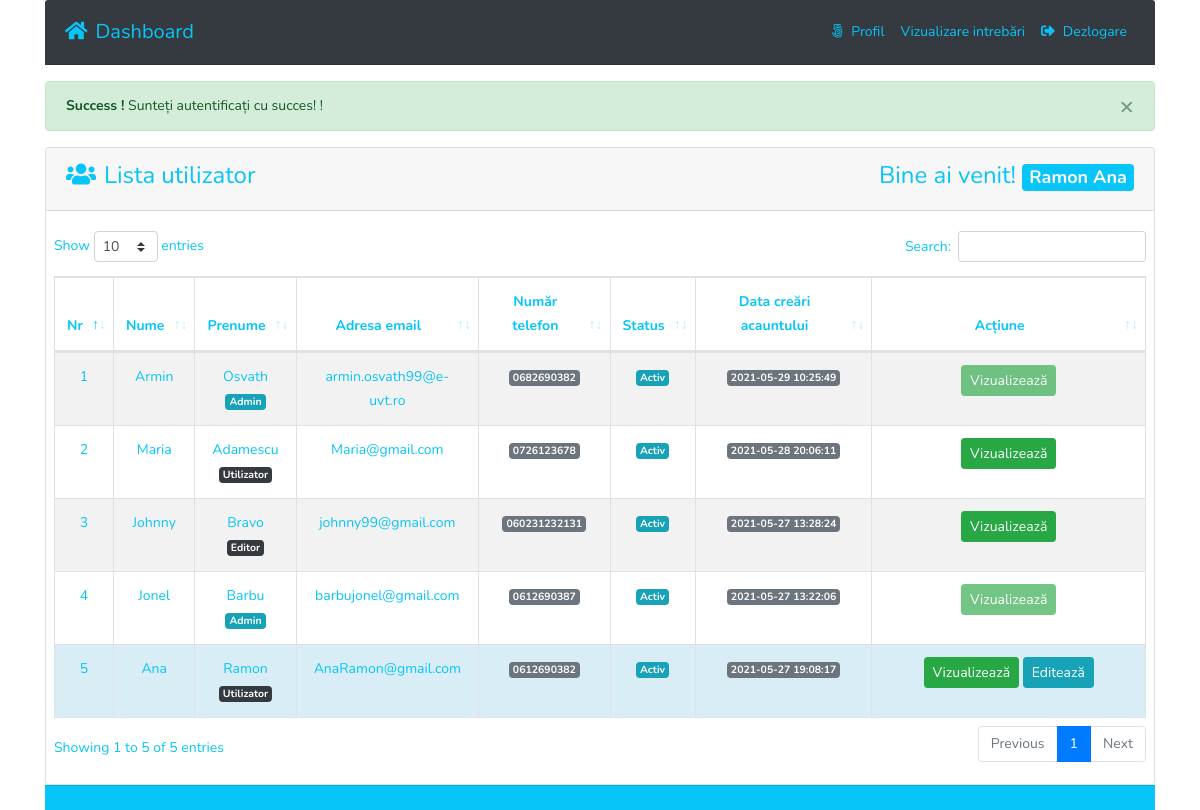
/Html/Admin/index.php (signed in), run on the app's committed database.
### tables this page shows
CREATE TABLE `tbl_users` (
  `id` int(11) NOT NULL,
  `name` varchar(255) DEFAULT NULL,
  `username` varchar(255) DEFAULT NULL,
  `email` varchar(255) DEFAULT NULL,
  `password` varchar(255) DEFAULT NULL,
  `mobile` varchar(25) DEFAULT NULL,
  `roleid` tinyint(4) DEFAULT NULL,
  `isActive` tinyint(4) DEFAULT 0,
  `created_at` timestamp NOT NULL DEFAULT current_timestamp(),
  `updated_at` timestamp NOT NULL DEFAULT current_timestamp()
);

### lib/Session.php (called while the page is built, shortened)
<?php
class Session{
  public static function get($key){
    if (isset($_SESSION[$key])) {
      return $_SESSION[$key];
    }else{
      return false;
    }
  }
}

### lib/Database.php (called while the page is built, shortened)
<?php
class  Database{
  public $pdo;
  public function __construct(){
    if (!isset($this->pdo)) {
      try {
        $link = new PDO('mysql:host='.DB_HOST.'; dbname='.DB_NAME, DB_USER, DB_PASS);
        $link->setAttribute(PDO::ATTR_ERRMODE, PDO::ERRMODE_EXCEPTION);
        $link->exec("SET CHARACTER SET utf8");
        $this->pdo  =  $link;
      } catch (PDOException $e) {
        die("Connection error...".$e->getMessage());
      }
    }
  }
}

### Html/Admin/index.php (the view, shortened to what this page needs)
<?php
include '../inc/header.php';
$logMsg = Session::get('logMsg');
if (isset($logMsg)) {
  echo $logMsg;
}
?>
      <div class="card ">
        <div class="card-header">
          <h3 style="color: #07c5f8"><i class="fas fa-users mr-2"></i>Lista utilizator<span class="float-right">Bine ai venit! <strong>
            <span class="badge badge-lg badge-secondary text-white" style="background-color: #07c5f8" >
<?php
$username = Session::get('username');
$name = Session::get('name');
if (isset($username)){
  echo $username,' ', $name;
}
 ?></span>
          </strong></span></h3>
        </div>
        <div class="card-body pr-2 pl-2">
          <table id="example" class="table table-striped table-bordered" style="width:100%">
                  <thead>
                    <tr>
                      <th  class="text-center">Nr</th>
                      <th  class="text-center">Nume</th>
                      <th  class="text-center">Prenume</th>
                      <th  class="text-center">Adresa email</th>
                      <th  class="text-center">Număr telefon</th>
                      <th  class="text-center">Status</th>
                      <th  class="text-center">Data creări acauntului</th>
                      <th  width='25%' class="text-center">Acțiune</th>
                    </tr>
                  </thead>
                  <tbody>
                    <?php
                      $allUser = $users->selectAllUserData();
                      if ($allUser) {
                        $i = 0;
                        foreach ($allUser as  $value) {
                          $i++;
                     ?>
                      <tr class="text-center"
                      <?php if (Session::get("id") == $value->id) {
                        echo "style='background:#d9edf7' ";
                      } ?>
                      >
                        <td><?php echo $i; ?></td>
                        <td><?php echo $value->name; ?></td>
                        <td><?php echo $value->username; ?> <br>
                          <?php if ($value->roleid  == '1'){
                          echo "<span class='badge badge-lg badge-info text-white'>Admin</span>";
                        } elseif ($value->roleid == '2') {
                          echo "<span class='badge badge-lg badge-dark text-white'>Editor</span>";
                        }elseif ($value->roleid == '3') {
                            echo "<span class='badge badge-lg badge-dark text-white'>Utilizator</span>";
                        } ?></td>
                        <td><?php echo $value->email; ?></td>
                        <td><span class="badge badge-lg badge-secondary text-white"><?php echo $value->mobile; ?></span></td>
                        <td>
                          <?php if ($value->isActive == '0') { ?>
                          <span class="badge badge-lg badge-info text-white">Activ</span>
                        <?php }else{ ?>
                    <span class="badge badge-lg badge-danger text-white">Deactiv</span>
                        <?php } ?>
                        </td>
                        <td><span class="badge badge-lg badge-secondary text-white"><?php echo $users->formatDate($value->created_at);  ?></span></td>
                        <td>
                          <?php if ( Session::get("roleid") == '1') {?>
                            <a class="btn btn-success btn-sm
                            " href="http://localhost/Proiect_pw/Public/profile?id=<?php echo $value->id;?>">Vizualizează</a>
                            <a class="btn btn-info btn-sm " href="http://localhost/Proiect_pw/Public/profile?id=<?php echo $value->id;?>">Editează</a>
                            <a onclick="return confirm('Are you sure To Delete ?')" class="btn btn-danger
                    <?php if (Session::get("id") == $value->id) {
                      echo "disabled";
                    } ?>
                             btn-sm " href="?remove=<?php echo $value->id;?>">Șterge</a>
                             <?php if ($value->isActive == '0') {  ?>
                               <a onclick="return confirm('Are you sure To Deactive ?')" class="btn btn-warning
                       <?php if (Session::get("id") == $value->id) {
                         echo "disabled";
                       } ?>
                                btn-sm " href="?deactive=<?php echo $value->id;?>">Dezactivează</a>
                             <?php } elseif($value->isActive == '1'){?>
                               <a onclick="return confirm('Are you sure To Active ?')" class="btn btn-secondary
                       <?php if (Session::get("id") == $value->id) {
                         echo "disabled";
                       } ?>
                                btn-sm " href="?active=<?php echo $value->id;?>">Activează</a>
                             <?php } ?>
                        <?php  }elseif(Session::get("id") == $value->id  && Session::get("roleid") == '2'){ ?>
                          <a class="btn btn-success btn-sm " href="http://localhost/Proiect_pw/Public/profile?id=<?php echo $value->id;?>">Vizualizează</a>
                          <a class="btn btn-info btn-sm " href="http://localhost/Proiect_pw/Public/profile?id=<?php echo $value->id;?>">Editează</a>
                        <?php }elseif(Session::get("id") == $value->id  && Session::get("roleid") == '3'){ ?>
                          <a class="btn btn-success btn-sm " href="http://localhost/Proiect_pw/Public/profile?id=<?php echo $value->id;?>">Vizualizează</a>
                          <a class="btn btn-info btn-sm " href="http://localhost/Proiect_pw/Public/profile?id=<?php echo $value->id;?>">Editează</a>
                        <?php }else{ ?>
                          <a class="btn btn-success btn-sm
                          <?php if ($value->roleid == '1') {
                            echo "disabled";
                          } ?>
                          " href="http://localhost/Proiect_pw/Public/profile?id=<?php echo $value->id;?>">Vizualizează</a>
                        <?php } ?>
                        </td>
                      </tr>
                    <?php }}else{ ?>
                      <tr class="text-center">
                      <td>Niciun utilizator nu este disponibil momentan!</td>
                    </tr>
                    <?php } ?>
                  </tbody>
              </table>
        </div>
      </div>
  <?php
  include '../inc/footer.php';
  ?>

### assets/style.css (style rules this page uses)
body { line-height: 24px; font-size: 14px; font-style: normal; font-weight: normal; visibility: visible; font-family: 'Nunito', sans-serif; color: #07c5f8; }
h1, h2, h3, h4, h5, h6 { color: black; font-family: 'Nunito', sans-serif; font-weight: 400; margin-top: 0; }
h3 { font-size: 24px; line-height: 30px; }

### data on the page
tbl_users: name "Armin", username "Osvath", shows "Admin", email "armin.osvath99@e-uvt.ro", mobile "0682690382", isActive "Activ", created_at "2021-05-29 10:25:49"
tbl_users: name "Maria", username "Adamescu", shows "Utilizator", email "Maria@gmail.com", mobile "0726123678", isActive "Activ", created_at "2021-05-28 20:06:11"
tbl_users: name "Johnny", username "Bravo", shows "Editor", email "johnny99@gmail.com", mobile "060231232131", isActive "Activ", created_at "2021-05-27 13:28:24"
tbl_users: name "Jonel", username "Barbu", shows "Admin", email "barbujonel@gmail.com", mobile "0612690387", isActive "Activ", created_at "2021-05-27 13:22:06"
tbl_users: name "Ana", username "Ramon", shows "Utilizator", email "AnaRamon@gmail.com", mobile "0612690382", isActive "Activ", created_at "2021-05-27 19:08:17"

### other printed values
$logMsg "× Success ! Sunteți autentificați cu succes! !"
$username "Ramon"
$name "Ana"
